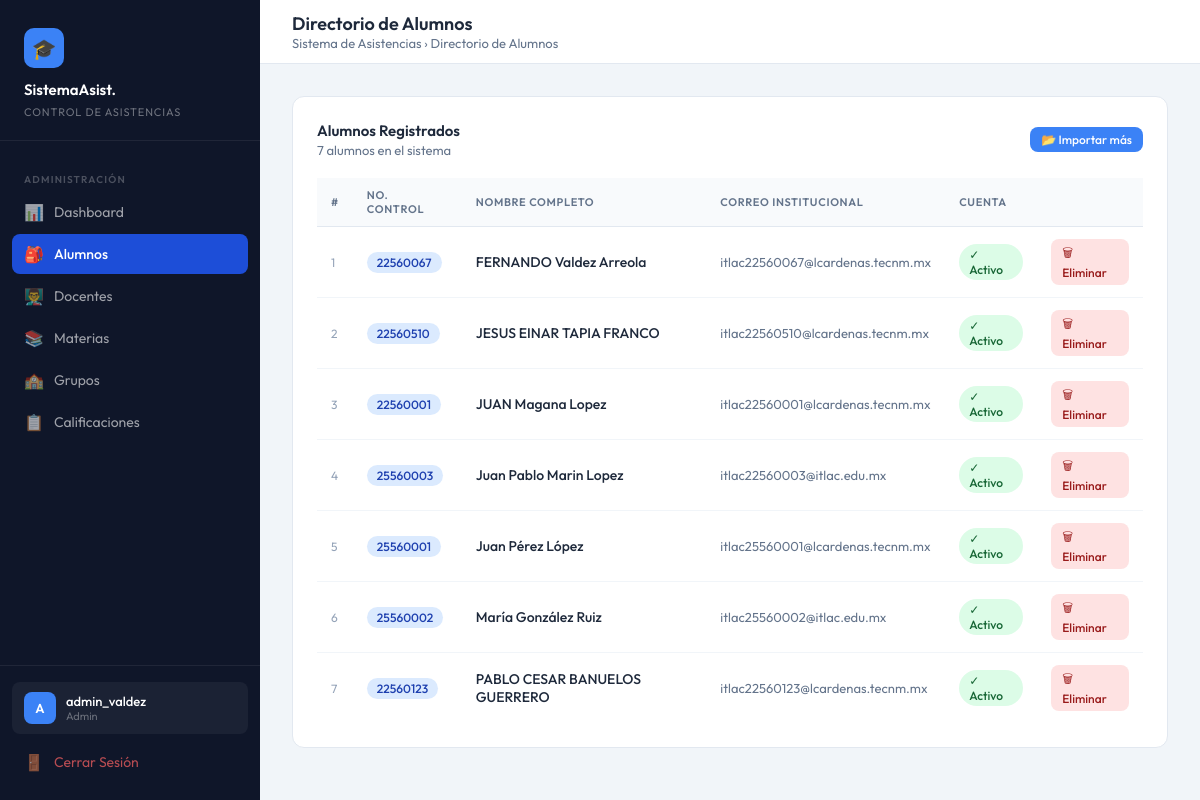
Screenshot of /index.php?accion=ver_alumnos (signed in) with the database file from the repository.
### tables this page shows
CREATE TABLE `alumnos` (
  `id_alumno` int(11) NOT NULL,
  `numero_control` varchar(20) NOT NULL,
  `nombre` varchar(100) NOT NULL,
  `correo` varchar(100) NOT NULL,
  `id_usuario` int(11) DEFAULT NULL
);

### app/controllers/AlumnoController.php (called while the page is built, shortened)
<?php
require_once BASE_PATH . '/app/models/Alumno.php';
class AlumnoController {
    private $pdo;
    public function __construct($pdo) { $this->pdo = $pdo; }
    public function listarAlumnos() {
        $modeloAlumno = new Alumno($this->pdo);
        $alumnos = $modeloAlumno->obtenerTodos();
        require_once BASE_PATH . '/app/views/alumnos/lista.php';
    }
}
?>

### app/models/Alumno.php (called while the page is built, shortened)
<?php
class Alumno {
    private $pdo;
    public function __construct($pdo) { $this->pdo = $pdo; }
    public function obtenerTodos() {
        $sql  = "SELECT a.id_alumno, a.numero_control, a.nombre, a.correo, a.id_usuario
                 FROM alumnos a ORDER BY a.nombre ASC";
        return $this->pdo->query($sql)->fetchAll(PDO::FETCH_ASSOC);
    }
}
?>

### app/views/alumnos/lista.php (the view, shortened to what this page needs)
<?php
require_once BASE_PATH . '/app/views/layout/sidebar.php';
?>
<div class="card">
  <div class="card-header">
    <div>
      <div class="card-title">Alumnos Registrados</div>
      <div class="card-subtitle"><?= count($alumnos ?? []) ?> alumnos en el sistema</div>
    </div>
    <a href="index.php?accion=importar_view" class="btn btn-primary btn-sm">📂 Importar más</a>
  </div>
  <div class="table-wrap">
    <table>
      <thead>
        <tr>
          <th>#</th>
          <th>No. Control</th>
          <th>Nombre completo</th>
          <th>Correo institucional</th>
          <th>Cuenta</th>
              <th></th>
        </tr>
      </thead>
      <tbody>
        <?php if (!empty($alumnos)): ?>
          <?php foreach ($alumnos as $i => $alumno): ?>
            <tr>
              <td style="color:#94a3b8; font-size:12px;"><?= $i + 1 ?></td>
              <td>
                <span class="badge badge-blue">
                  <?= htmlspecialchars($alumno['numero_control'], ENT_QUOTES, 'UTF-8') ?>
                </span>
              </td>
              <td style="font-weight:500;">
                <?= htmlspecialchars($alumno['nombre'], ENT_QUOTES, 'UTF-8') ?>
              </td>
              <td style="color:#64748b; font-size:13px;">
                <?= htmlspecialchars($alumno['correo'], ENT_QUOTES, 'UTF-8') ?>
              </td>
              <td>
                <?php if (!empty($alumno['id_usuario'])): ?>
                  <span class="badge badge-green">✓ Activo</span>
                <?php else: ?>
                  <span class="badge badge-gray">Sin cuenta</span>
                <?php endif; ?>
              </td>
              <td>
                <a href="index.php?accion=eliminar_alumno&id_alumno=<?= (int)$alumno['id_alumno'] ?>"
                   class="btn btn-sm" style="background:#fee2e2;color:#991b1b;"
                   onclick="return confirm('¿Eliminar este alumno y todos sus registros? Esta acción no se puede deshacer.')">
                   🗑 Eliminar
                </a>
              </td>
            </tr>
          <?php endforeach; ?>
        <?php endif; ?>
      </tbody>
    </table>
  </div>
</div>
<?php require_once BASE_PATH . '/app/views/layout/footer.php'; ?>

### app/views/layout/sidebar.php (style rules this page uses)
:root { --sidebar-bg: #0f1629; --sidebar-hover: #1e2d4a; --sidebar-active:#1d4ed8; --accent: #3b82f6; --accent-light: #eff6ff; --success: #10b981; --warning: #f59e0b; --danger: #ef4444; --text-main: #1e293b; --text-muted: #64748b; --border: #e2e8f0; --card-bg: #ffffff; --page-bg: #f1f5f9; --sidebar-w: 260px; }
* { margin:0; padding:0; box-sizing:border-box; }
body { font-family:'Outfit',sans-serif; background:var(--page-bg); color:var(--text-main); display:flex; min-height:100vh; }
.card { background:var(--card-bg); border-radius:12px; border:1px solid var(--border); padding:24px; }
.card-header { display:flex; align-items:center; justify-content:space-between; margin-bottom:20px; }
.card-title { font-size:15px; font-weight:600; }
.card-subtitle { font-size:13px; color:var(--text-muted); margin-top:2px; }
.table-wrap { overflow-x:auto; }
table { width:100%; border-collapse:collapse; font-size:14px; }
thead th { text-align:left; padding:10px 14px; background:#f8fafc; color:var(--text-muted); font-size:11px; font-weight:600; text-transform:uppercase; letter-spacing:.06em; border-bottom:1px solid var(--border); }
tbody td { padding:12px 14px; border-bottom:1px solid #f1f5f9; vertical-align:middle; }
tbody tr:last-child td { border-bottom:none; }
.badge { display:inline-flex; align-items:center; padding:3px 10px; border-radius:999px; font-size:12px; font-weight:500; }
.badge-green { background:#dcfce7;color:#166534; }
.badge-blue { background:#dbeafe;color:#1e40af; }
.btn { display:inline-flex; align-items:center; gap:6px; padding:8px 16px; border-radius:8px; font-family:'Outfit',sans-serif; font-size:13px; font-weight:500; cursor:pointer; border:none; text-decoration:none; transition:all .15s; }
.btn-primary { background:var(--accent);color:#fff; }
.btn-sm { padding:5px 11px;font-size:12px; }

### rows the page displays
alumnos: numero_control "22560067", nombre "FERNANDO Valdez Arreola", correo "itlac22560067@lcardenas.tecnm.mx", shows "✓ Activo"
alumnos: numero_control "22560510", nombre "JESUS EINAR TAPIA FRANCO", correo "itlac22560510@lcardenas.tecnm.mx", shows "✓ Activo"
alumnos: numero_control "22560001", nombre "JUAN Magana Lopez", correo "itlac22560001@lcardenas.tecnm.mx", shows "✓ Activo"
alumnos: numero_control "25560003", nombre "Juan Pablo Marin Lopez", correo "itlac22560003@itlac.edu.mx", shows "✓ Activo"
alumnos: numero_control "25560001", nombre "Juan Pérez López", correo "itlac25560001@lcardenas.tecnm.mx", shows "✓ Activo"
alumnos: numero_control "25560002", nombre "María González Ruiz", correo "itlac25560002@itlac.edu.mx", shows "✓ Activo"
alumnos: numero_control "22560123", nombre "PABLO CESAR BANUELOS GUERRERO", correo "itlac22560123@lcardenas.tecnm.mx", shows "✓ Activo"

### other values shown
substr($_SESSION['username']??'U',0,1) "A"
$_SESSION['username'] "admin_valdez"
$rol "Admin"
$pageTitle "Directorio de Alumnos"
count($alumnos ?? []) "7"
